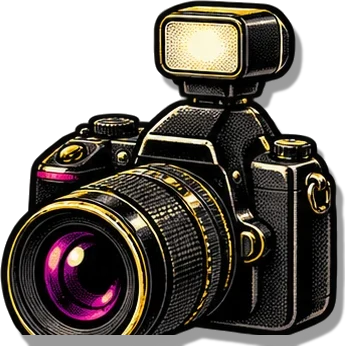
#> input picture site/assets/cam_0.webp, 347 x 348 px; its folder holds only this picture in this run
$ python bake_shadows.py
#> lines starting #> are read from the running program, lines starting #| are printed output that depends on the picture
"""Bake the cut-out drop shadow into head and camera sprites so the page needs no CSS filter on them (smoother scrolling).
Idempotent: processed files are recorded in assets/.baked.json."""
import json, os, glob
from PIL import Image, ImageFilter

A = os.path.join(os.path.dirname(os.path.abspath(__file__)), '..', 'assets')
log_p = os.path.join(A, '.baked.json')
done = set(json.load(open(log_p))) if os.path.exists(log_p) else set()
files = glob.glob(os.path.join(A, 'heads', '*.webp')) + glob.glob(os.path.join(A, 'cam_*.webp'))
for f in files:
    key = os.path.relpath(f, A).replace('\\', '/')
    if key in done:
        continue
    im = Image.open(f).convert('RGBA')
#> im is the input picture: PIL image 347x348 RGBA; mean R, G, B, A 39.3, 34, 28.8, 170.9
    dx, dy = round(im.width * .022), round(im.width * .032)
#> dx = 8; dy = 11
    out = Image.new('RGBA', (im.width + dx + 2, im.height + dy + 2), (0, 0, 0, 0))
#> out: PIL image 357x361 RGBA; every value is 0
    sh = Image.new('RGBA', im.size, (0, 0, 0, 0))
#> sh: PIL image 347x348 RGBA; every value is 0
    sh.putalpha(im.getchannel('A').point(lambda v: int(v * .4)))
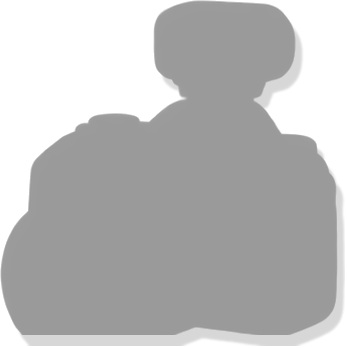
#> sh: PIL image 347x348 RGBA; mean R, G, B, A 0, 0, 0, 68; transparent parts drawn white
    out.alpha_composite(sh.filter(ImageFilter.GaussianBlur(1)), (dx, dy))
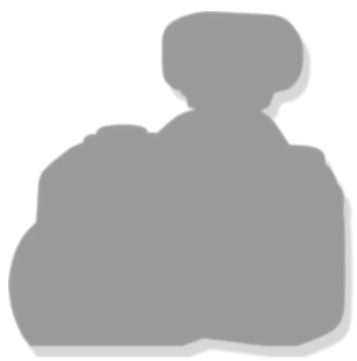
#> out: PIL image 357x361 RGBA; mean R, G, B, A 0, 0, 0, 63.7; transparent parts drawn white
    out.alpha_composite(im, (0, 0))
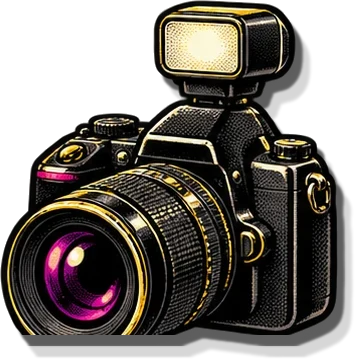
#> out: PIL image 357x361 RGBA; mean R, G, B, A 36.5, 31.5, 26.7, 164.8; transparent parts drawn white
    out.save(f, 'WEBP', quality=88)
    done.add(key)
json.dump(sorted(done), open(log_p, 'w'))
print('baked', len(files))

$ run again, on site/assets/cam_3.webp
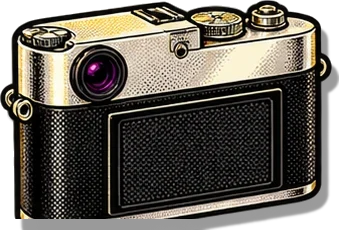
#> input picture site/assets/cam_3.webp, 341 x 232 px
#> im is the input picture: PIL image 341x232 RGBA; mean R, G, B, A 67.2, 62.8, 55, 209.4
#> `sh.putalpha(im.getchannel('A').point(lambda v: int(v * .4)))`:
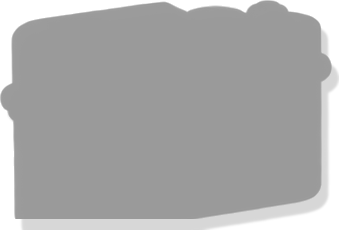
#> sh: PIL image 341x232 RGBA; mean R, G, B, A 0, 0, 0, 83.3; transparent parts drawn white
#> `out.alpha_composite(im, (0, 0))`:
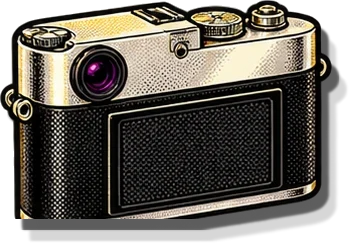
#> out: PIL image 351x245 RGBA; mean R, G, B, A 61, 56.9, 49.8, 198.5; transparent parts drawn white

$ run again, on site/assets/cam_4.webp
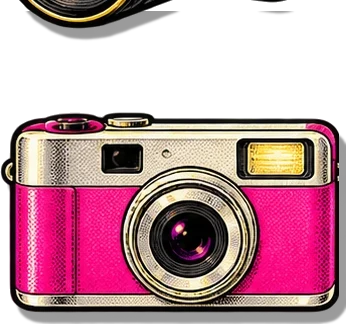
#> input picture site/assets/cam_4.webp, 348 x 326 px
#> im is the input picture: PIL image 348x326 RGBA; mean R, G, B, A 95.9, 53, 64.7, 154.4
#> `sh.putalpha(im.getchannel('A').point(lambda v: int(v * .4)))`:
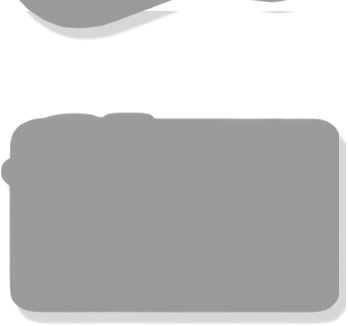
#> sh: PIL image 348x326 RGBA; mean R, G, B, A 0, 0, 0, 61.4; transparent parts drawn white
#> `out.alpha_composite(im, (0, 0))`:
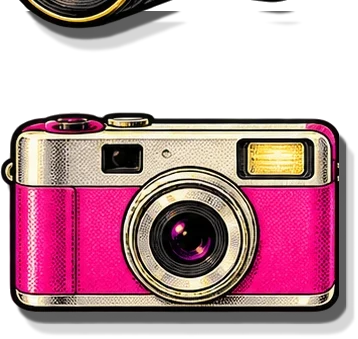
#> out: PIL image 358x339 RGBA; mean R, G, B, A 89, 48.9, 59.8, 149.8; transparent parts drawn white

$ run again, on site/assets/cam_1.webp
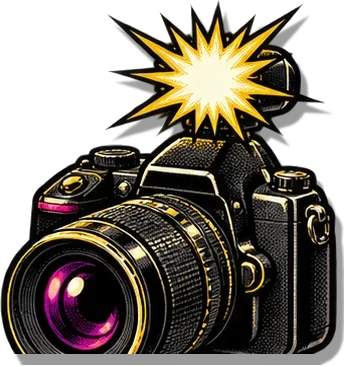
#> input picture site/assets/cam_1.webp, 346 x 367 px
#> im is the input picture: PIL image 346x367 RGBA; mean R, G, B, A 43, 36.6, 27.1, 163.6
#> `sh.putalpha(im.getchannel('A').point(lambda v: int(v * .4)))`:
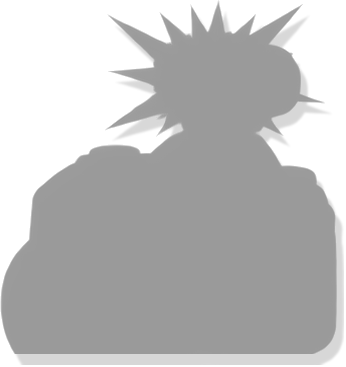
#> sh: PIL image 346x367 RGBA; mean R, G, B, A 0, 0, 0, 65.1; transparent parts drawn white
#> `out.alpha_composite(im, (0, 0))`:
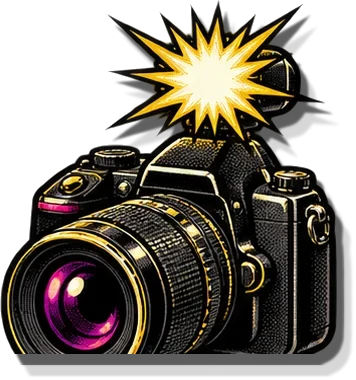
#> out: PIL image 356x380 RGBA; mean R, G, B, A 39.8, 33.8, 25, 158.9; transparent parts drawn white
